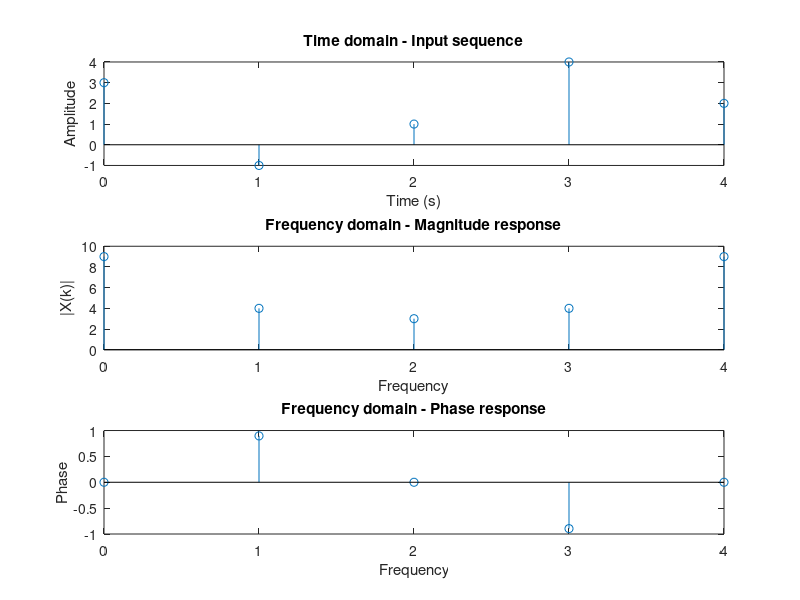

This figure's MATLAB source:
x = [3, -1 ,1 ,4 ,2];
N = length(x);
X = zeros(N,1)
for k = 0:N-1
 for n = 0:N-1
 X(k+1) = X(k+1) + x(n+1)*exp(-i*pi/2*n*k)
 end
end
t = 0:N-1
subplot(311)
stem(t,x);
xlabel('Time (s)');
ylabel('Amplitude');
title('Time domain - Input sequence')

subplot(312)
stem(t,X)
xlabel('Frequency');
ylabel('|X(k)|');
title('Frequency domain - Magnitude response')

subplot(313)
stem(t,angle(X))
xlabel('Frequency');
ylabel('Phase');
title('Frequency domain - Phase response')